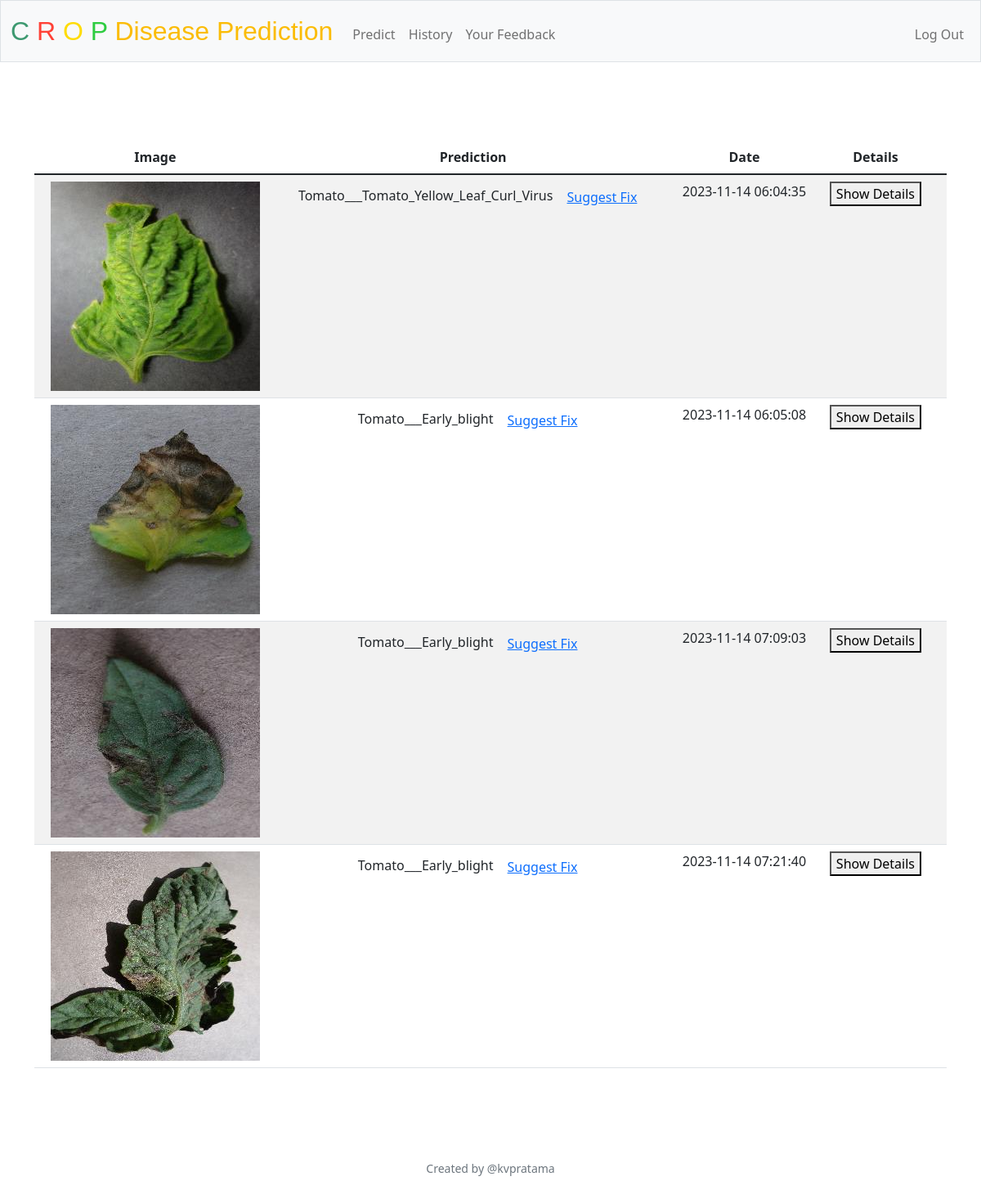
The app's page /history (signed in) with its own data.
### tables this page shows
CREATE TABLE images (
 image_id INTEGER PRIMARY KEY AUTOINCREMENT NOT NULL,
 image_path TEXT NOT NULL, 
 prediction TEXT NOT NULL,
 prediction_json TEXT NOT NULL,
 transacted DATETIME, 
 user_id INTEGER NOT NULL, prediction_user TEXT,
 FOREIGN KEY (user_id) REFERENCES users(id)
 );

### app.py (the view)
@app.route("/history")
@login_required
def history():
    images = db.execute(
        "SELECT * FROM images where user_id == ?", session["user_id"])
    classes = db.execute("SELECT * FROM classes")
    return render_template("history.html", images=images, classes=classes)

### app.py (called while the page is built)
@app.after_request
def after_request(response):
    response.headers["Cache-Control"] = "no-cache, no-store, must-revalidate"
    response.headers["Expires"] = 0
    response.headers["Pragma"] = "no-cache"
    return response

### helpers.py (called while the page is built)
def login_required(f):
    @wraps(f)
    def decorated_function(*args, **kwargs):
        if session.get("user_id") is None:
            return redirect("/login")
        return f(*args, **kwargs)
    return decorated_function

### templates/history.html (shortened to what this page needs)
{% extends "layout.html" %}
{% block main %}
<main class="container py-5 text-center">
    <div class="table-responsive">
        <table class="table table-striped">
            <thead>
                <tr>
                    <th>Image</th>
                    <th>Prediction</th>
                    <th>Date</th>
                    <th>Details</th>
                </tr>
            </thead>
            <tbody>
                {% for image in images %}
                    <tr>
                        <td><img src={{ image.image_path }} ></img></td>
                        <td>{{ image.prediction }}
                            <button class="btn btn-link" type="button" data-bs-toggle="collapse" data-bs-target="#suggestForm{{ image.image_id }}">
                                Suggest Fix
                            </button>
                        </td>
                        <td>{{ image.transacted }}</td>
                        <td><form action="/details" method="post">
                            <button type="submit">Show Details</button>
                        </form></td>
                        <td></td>
                    </tr>
                {% endfor %}
            </tbody>
        </table>
    </div>
</main>
{% endblock %}

### templates/layout.html (shortened to what this page needs)
<!DOCTYPE html>
<html lang="en">
    <head>
        <link href="https://cdn.jsdelivr.net/npm/bootstrap@5.1.3/dist/css/bootstrap.min.css" rel="stylesheet">
        <link href="/static/styles.css" rel="stylesheet">
    </head>
    <body>
        <nav class="bg-light border navbar navbar-expand-md navbar-light">
            <div class="container-fluid">
                <a class="navbar-brand" href="/" style="font-family: 'Arial', sans-serif; text-decoration: none;">
                    <span style="color: #3D9970;">C</span>
                    <span style="color: #FF4136;">R</span>
                    <span style="color: #FFDC00;">O</span>
                    <span style="color: #2ECC40;">P</span>
                    <span style="color: #FBBC05;">Disease Prediction</span>
                </a>
                <div class="collapse navbar-collapse" id="navbar">
                    {% if session["user_id"] %}
                        <ul class="navbar-nav me-auto mt-2">
                            <li class="nav-item"><a class="nav-link" href="/">Predict</a></li>
                            <li class="nav-item"><a class="nav-link" href="/history">History</a></li>
                            <li class="nav-item"><a class="nav-link" href="/feedback">Your Feedback</a></li>
                        </ul>
                        <ul class="navbar-nav ms-auto mt-2">
                            <li class="nav-item"><a class="nav-link" href="/logout">Log Out</a></li>
                        </ul>
                    {% else %}
                        <ul class="navbar-nav ms-auto mt-2">
                            <li class="nav-item"><a class="nav-link" href="/register">Register</a></li>
                            <li class="nav-item"><a class="nav-link" href="/login">Log In</a></li>
                        </ul>
                    {% endif %}
                </div>
            </div>
        </nav>
        <main class="container-fluid py-5 text-center">
            {% block main %}{% endblock %}
        </main>
        <footer class="mb-5 small text-center text-muted">
            Created by @kvpratama
        </footer>
    </body>
</html>

### static/styles.css (style rules this page uses)
nav .navbar-brand { font-size: xx-large; }
body { display: flex; flex-direction: column; min-height: 100vh; margin: 0; }
.container-fluid { flex: 1; }

### records on screen
images: image_path (picture), prediction "Tomato___Tomato_Yellow_Leaf_Curl_Virus", transacted "2023-11-14 06:04:35"
images: image_path (picture), prediction "Tomato___Early_blight", transacted "2023-11-14 06:05:08"
images: image_path (picture), prediction "Tomato___Early_blight", transacted "2023-11-14 07:09:03"
images: image_path (picture), prediction "Tomato___Early_blight", transacted "2023-11-14 07:21:40"
